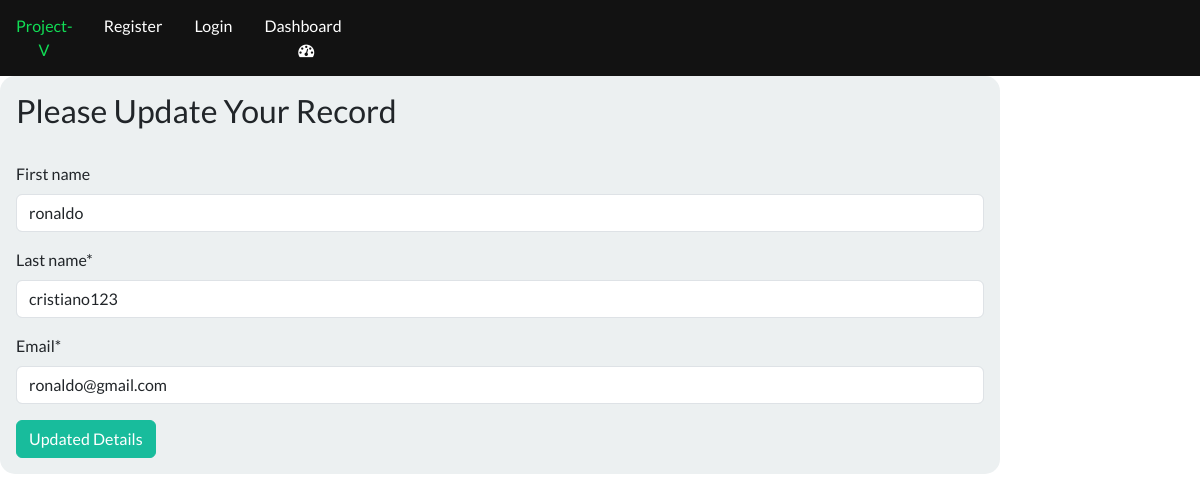
Page /update/10 on the committed database.
### my_app/models.py (models this page shows, shortened)
class Record(models.Model):
    first_name=models.CharField(max_length=200,blank=True)
    last_name=models.CharField(max_length=140)
    email=models.EmailField()
    created_date=models.DateTimeField(auto_now_add=True)

### my_app/views.py (the view)
# urls.py: path('update/<int:pk>',views.updaterecord,name='update'),
def updaterecord(request,pk):
    record=Record.objects.get(id=pk)
    form=CreateRecordForm(instance=record)
    if request.method=='POST':
        form=CreateRecordForm(request.POST,instance=record)
        if form.is_valid():
               form.save()
               messages.success(request,'Record update successfully')
        return redirect('dashboard')
    context={'form':form}
    return render(request,'update.html',context)

### my_app/forms.py
class CreateRecordForm(forms.ModelForm):
    class Meta:
        model=Record
        fields=('first_name','last_name','email')

### my_app/templates/update.html (shortened to what this page needs)
{% extends 'base.html' %}
{% load crispy_forms_tags %}
{% block content %}
<body>
    <div class="conatainer p-3 shadow-md bg-light form-layout">
        <h3>Please Update Your Record</h3><br>
        <form method="POST" autocomplete="off">
            {{form|crispy}}
            <button type="submit" class="btn btn-success">Updated Details</button>
        </form>
    </div>
    <br>
</body>
{% endblock content %}

### my_app/static/mycss.css (style rules this page uses)
.form-layout { border-radius: 15px; width:1000px; }

### rows in the picture
Record: first_name "ronaldo", last_name "cristiano123", email "ronaldo@gmail.com"
